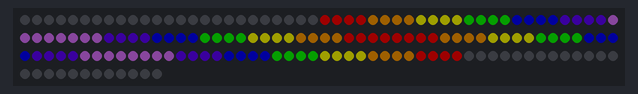
This sketch was run on a simulated Arduino Uno, built for the host (arithmetic inside an expression is 32-bit, double 64-bit). Shown: 162 RGB LEDs in strip order, left to right, continuing on the next row. Dim RGB values are drawn brighter than linear.

Above: at 0.16 s.
At 6.21 s:
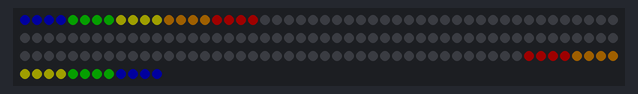
At 12.59 s:
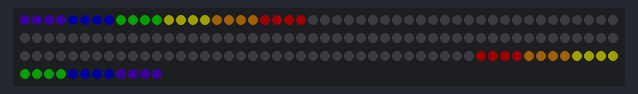
At 18.96 s:
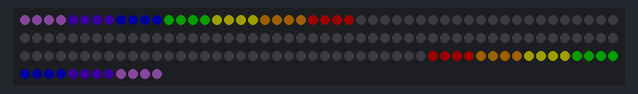
At 25.64 s:
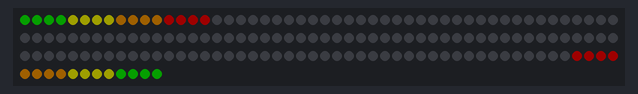
At 38.69 s:
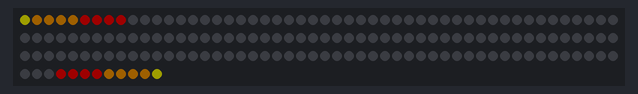

The sketch:

PitLeds-v1.ino
```cpp
#include <FastLED.h>

#define LED_DATA_PIN 7
#define NUM_LEDS 162

CRGB ledStrip[NUM_LEDS];

void setup()
{
  FastLED.addLeds<WS2812, LED_DATA_PIN, GRB>(ledStrip, NUM_LEDS);
  FastLED.setBrightness(30);
}

void loop()
{
  for (int i = 0; i < 81; i++)
  {
    for (int j = 0; j < 162; j++) ledStrip[j] = CRGB (0, 0, 0);

    for (int j = 0; j < 4; j++)
    {
      setLed(-i, 80 - j, CRGB(255, 0, 0), false);
      setLed(-i, 76 - j, CRGB(255, 153, 0), false);
      setLed(-i, 72 - j, CRGB(255, 255, 0), false);
      setLed(-i, 68 - j, CRGB(9, 255, 0), false);
      setLed(-i, 64 - j, CRGB(0, 8, 255), false);
      setLed(-i, 60 - j, CRGB(93, 0, 255), false);
      setLed(-i, 56 - j, CRGB(210, 114, 242), false);

      setLed(-i, 52 - j, CRGB(210, 114, 242), false);
      setLed(-i, 48 - j, CRGB(93, 0, 255), false);
      setLed(-i, 44 - j, CRGB(0, 8, 255), false);
      setLed(-i, 40 - j, CRGB(9, 255, 0), false);
      setLed(-i, 36 - j, CRGB(255, 255, 0), false);
      setLed(-i, 32 - j, CRGB(255, 153, 0), false);
      setLed(-i, 28 - j, CRGB(255, 0, 0), false);


      setLed(i, 81  + j, CRGB(255, 0, 0), true);
      setLed(i, 85  + j, CRGB(255, 153, 0), true);
      setLed(i, 89  + j, CRGB(255, 255, 0), true);
      setLed(i, 93  + j, CRGB(9, 255, 0), true);
      setLed(i, 97  + j, CRGB(0, 8, 255), true);
      setLed(i, 101 + j, CRGB(93, 0, 255), true);
      setLed(i, 105 + j, CRGB(210, 114, 242), true);

      setLed(i, 109  + j, CRGB(210, 114, 242), true);
      setLed(i, 113  + j, CRGB(93, 0, 255), true);
      setLed(i, 117 + j, CRGB(0, 8, 255), true);
      setLed(i, 121 + j, CRGB(9, 255, 0), true);
      setLed(i, 125 + j, CRGB(255, 255, 0), true);
      setLed(i, 129 + j, CRGB(255, 153, 0), true);
      setLed(i, 133 + j, CRGB(255, 0, 0), true);
    }

    FastLED.show();
    delay(15);
  }
}

void setLed(int i, int offset, CRGB color, bool right)
{
  right = true;
  if (right)
  {
    if (i + offset < 0 && i + offset > NUM_LEDS) return;
    ledStrip[i + offset] = color;
  }
  else
  {
    if (i - offset < 0 && i - offset > NUM_LEDS) return;
    ledStrip[i - offset] = color;
  }
}

void shiftStripLeft(int n)
{
  for (; n > 0; n--)
  {
    for (int i = 0; i < NUM_LEDS - 1; i++)
      ledStrip[i] = ledStrip[i+1];
    ledStrip[NUM_LEDS - 1] = CRGB (0, 0, 0);
  }
}
void shiftStripRight(int n)
{
  for (; n > 0; n--)
  {
    for (int i = NUM_LEDS - 1; i > 0; i--)
      ledStrip[i] = ledStrip[i-1];
    ledStrip[0] = CRGB (0, 0, 0);
  }
}
void rotateStripLeft(int n)
{
  for (; n > 0; n--)
  {
    CRGB first = ledStrip[0];
    for (int i = 0; i < NUM_LEDS - 1; i++)
      ledStrip[i] = ledStrip[i+1];
    ledStrip[NUM_LEDS - 1] = first;
  }
}
void rotateStripRight(int n)
{
  for (; n > 0; n--)
  {
    CRGB last = ledStrip[NUM_LEDS - 1];
    for (int i = NUM_LEDS - 1; i > 0; i--)
      ledStrip[i] = ledStrip[i-1];
    ledStrip[0] = last;
  }
}
void setRange(int startIndex, int endIndex, CRGB color)
{
  for (int i = 0; i < endIndex - startIndex; i++)
  {
    ledStrip[i + startIndex] = color;
  }
}
```
